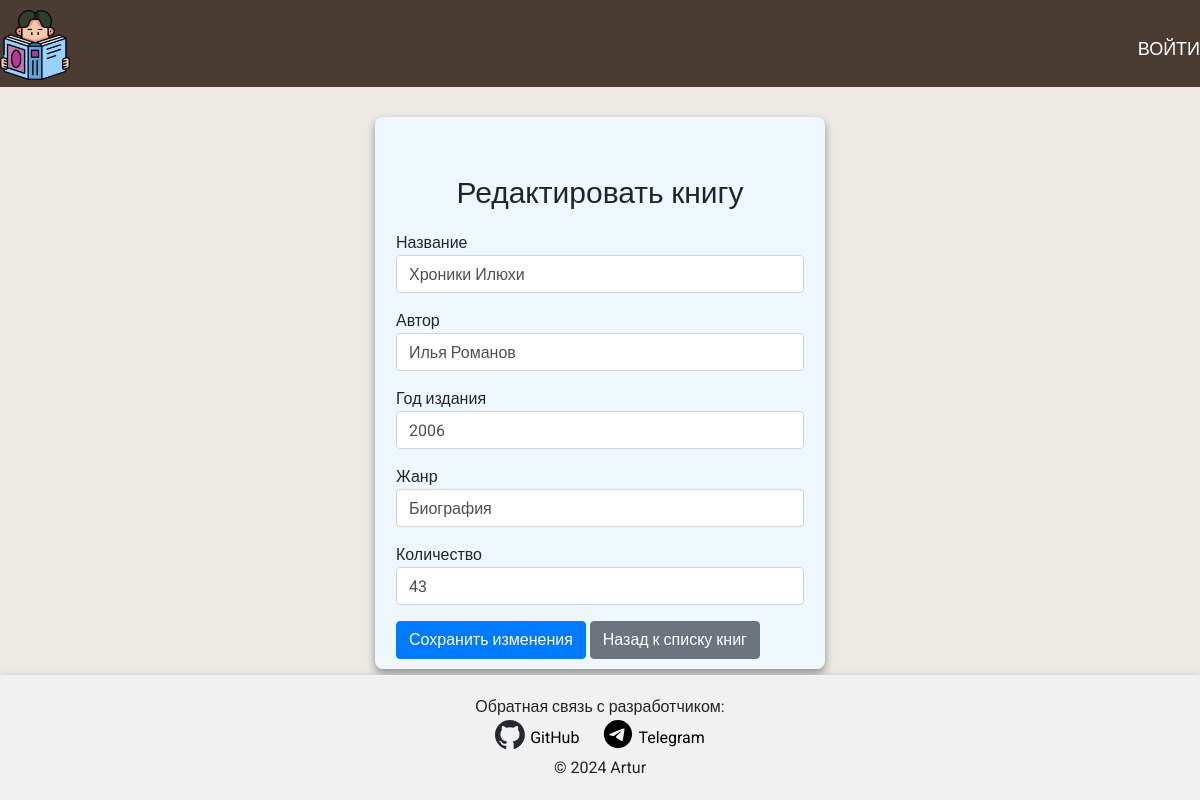
Page /edit_book/15 on the earlier database version.
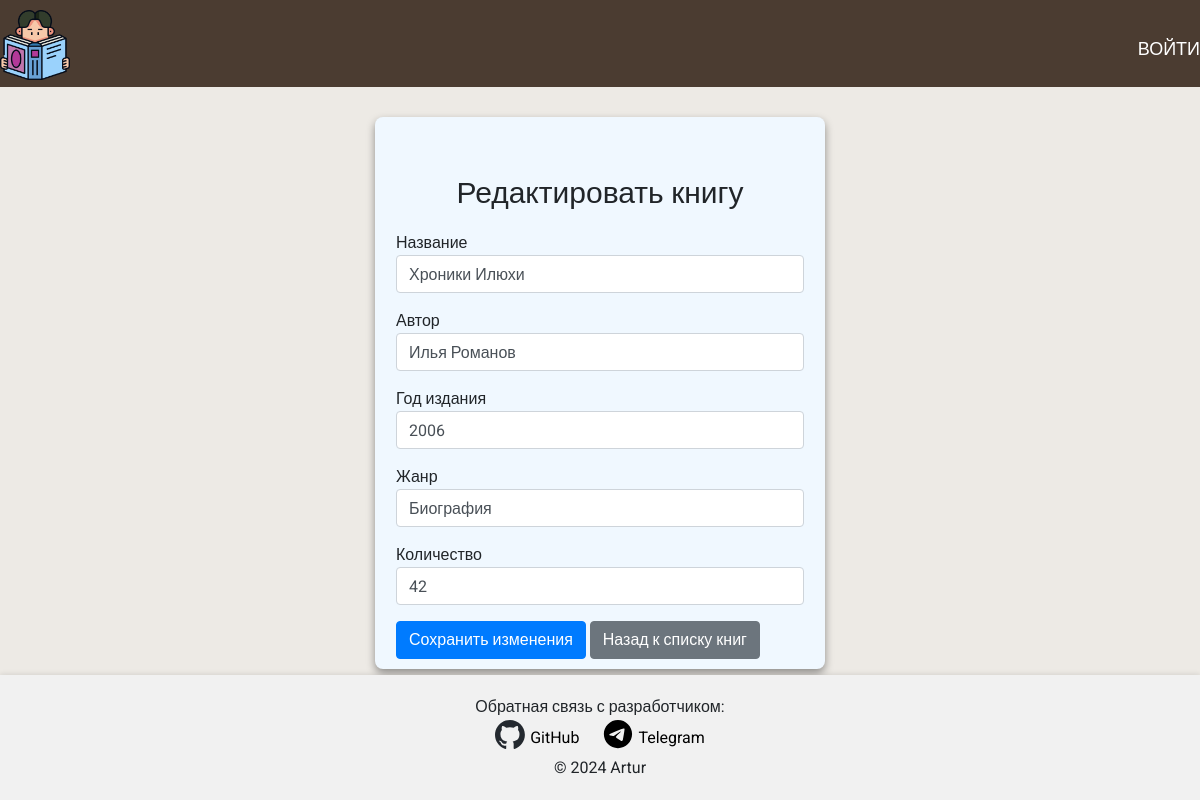
Same page on the later database version.
### semestr_task/models.py (models this page shows, shortened)
class Book(db.Model):
    __tablename__ = 'books'
    id = db.Column(db.Integer, primary_key=True)
    title = db.Column(db.String(255), nullable=False)
    author = db.Column(db.String(255), nullable=False)
    publication_year = db.Column(db.Integer)
    genre = db.Column(db.String(100))
    copies = db.Column(db.Integer, default=1)

### app.py (the view, shortened to what this page needs)
@app.route('/edit_book/<int:book_id>', methods=['GET', 'POST'])
def edit_book(book_id):
    book = Book.query.get(book_id)
    if not book:
        flash('Книга не найдена.', 'danger')
        return redirect(url_for('books'))
    form = BookForm(obj=book)  # Предзаполняем форму данными книги
    return render_template('edit_book.html', form=form, book=book)  # Показываем страницу редактирования

### semestr_task/forms.py
class BookForm(FlaskForm):
    title = StringField('Название', validators=[DataRequired()])
    author = StringField('Автор', validators=[DataRequired()])
    publication_year = IntegerField('Год издания', validators=[DataRequired()])
    genre = StringField('Жанр', validators=[DataRequired()])
    copies = IntegerField('Количество', validators=[DataRequired()])
    submit = SubmitField('Сохранить')

### semestr_task/templates/edit_book.html (shortened to what this page needs)
{% extends "base.html" %}
{% block content %}
<div class="edit-container">
    <div class="form-container">
        <div class="container mt-5">
            <h1>Редактировать книгу</h1>
            <form method="POST" action="">
                <div class="form-group">
                    <label for="title">Название</label>
                    {{ form.title(class="form-control") }}
                </div>
                <div class="form-group">
                    <label for="author">Автор</label>
                    {{ form.author(class="form-control") }}
                </div>
                <div class="form-group">
                    <label for="publication_year">Год издания</label>
                    {{ form.publication_year(class="form-control") }}
                </div>
                <div class="form-group">
                    <label for="genre">Жанр</label>
                    {{ form.genre(class="form-control") }}
                </div>
                <div class="form-group">
                    <label for="copies">Количество</label>
                    {{ form.copies(class="form-control") }}
                </div>
                <button type="submit" class="btn btn-primary">Сохранить изменения</button>
                <a href="{{ url_for('books') }}" class="btn btn-secondary">Назад к списку книг</a>
            </form>
        </div>
    </div>
</div>
{% endblock %}

Differences in the rows shown:
changed Book "Хроники Илюхи": copies "43" → "42"
